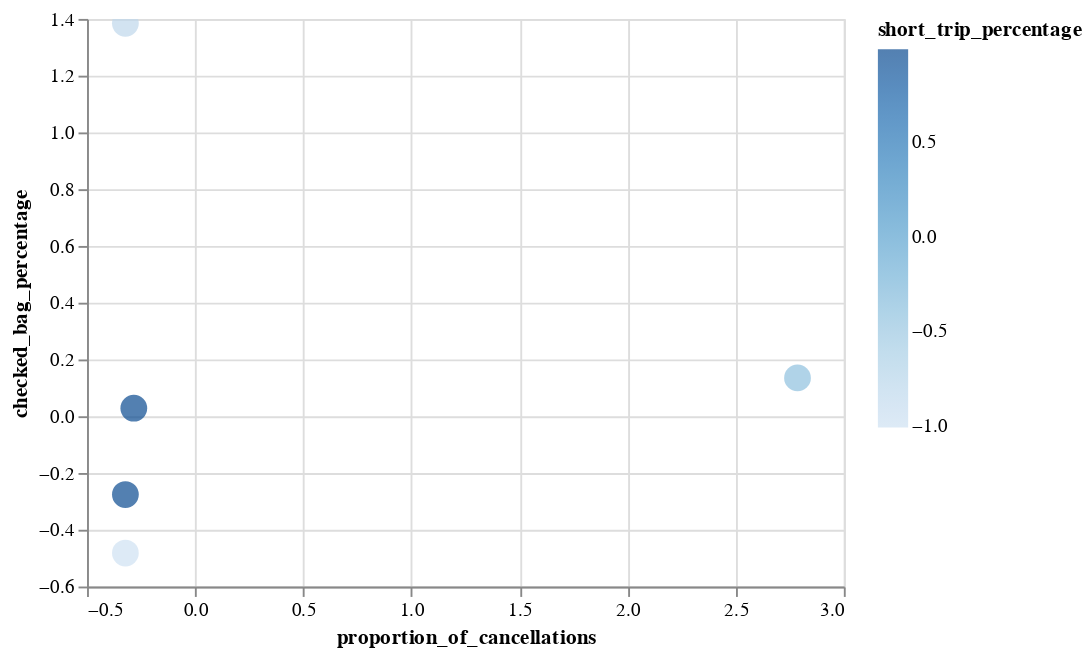

Notebook code cell kept with this figure:
### Markdown cell above
Cluster 0:

The average proportion_of_cancellations is slightly negative, around -0.28, indicating a relatively low cancellation rate. This cluster has a slightly lower checked_bag_percentage (approximately 0.03), suggesting a lower tendency to book flights with checked bags. Customers in this cluster often take short trips, with a short_trip_percentage of approximately 0.98, and the hotel_booking_frequency is moderate, with an average value of about 0.78. The average_dollars_saved is negative (around -0.27), indicating limited savings.

Cluster 1:

This cluster has a lower proportion_of_cancellations, with an average value of around -0.32. Customers in this cluster have a low checked_bag_percentage, around -0.48, indicating no preference on bookings with checked bags. The short_trip_percentage is notably negative, around -1.01, suggesting a lower preference for short trips. The hotel_booking_frequency is moderate, with an average value of approximately 0.10, and the average_dollars_saved is slightly negative (around -0.11), indicating limited savings.

Cluster 2:

This cluster has a significantly high average proportion_of_cancellations, around 2.79. This suggests that customers in this cluster tend to cancel their bookings more frequently. The short_trip_percentage is notably negative (around -0.41) in this cluster, implying that customers here are less likely to take short trips. This cluster has a moderate hotel_booking_frequency, with an average value of approximately 0.55, and a lower checked_bag_percentage around 0.14, and customers in this cluster have a relatively high average_dollars_saved, around 1.14.

Cluster 3:

This cluster has a lower proportion_of_cancellations, with an average value of around -0.32. Customers in this cluster have a negative checked_bag_percentage (around -0.28), suggesting a low preference for booking flights with checked bags. The short_trip_percentage is relatively high, at around 0.99, indicating frequent short trips. This cluster exhibits a notably low hotel_booking_frequency, with an average value of approximately -0.82. The average_dollars_saved is slightly negative (around -0.05), implying limited savings.

Cluster 4:

The average proportion_of_cancellations in this cluster is around -0.32, indicating a lower cancellation rate and customers in this cluster have a notably high checked_bag_percentage, approximately 1.38, suggesting that they frequently book flights with checked bags. The short_trip_percentage is relatively low, around -0.81, indicating that customers here prefer longer trips. This cluster exhibits a lower hotel_booking_frequency, with an average value of about -0.55. The average_dollars_saved is negative (around -0.07), suggesting that customers in this cluster may not save much on their bookings.

### Code cell
# prompt: Using dataframe model_centroids: scatter plot with various colours

import altair as alt
alt.Chart(model_centroids).mark_point(filled=True, size=200).encode(
    x='proportion_of_cancellations',
    y='checked_bag_percentage',
    color='short_trip_percentage',
    tooltip=['hotel_booking_frequency', 'average_dollars_saved']
).interactive()

### Figure 1 — Vega-Lite specification as saved in the notebook (floating-point values rounded to 4 significant figures)
{"config": {"view": {"continuousWidth": 400, "continuousHeight": 300}}, "data": {"name": "data-59d144201266d375dd9a8a25b6f9c35e"}, "mark": {"type": "point", "filled": true, "size": 200}, "encoding": {"color": {"field": "short_trip_percentage", "type": "quantitative"}, "tooltip": [{"field": "hotel_booking_frequency", "type": "quantitative"}, {"field": "average_dollars_saved", "type": "quantitative"}], "x": {"field": "proportion_of_cancellations", "type": "quantitative"}, "y": {"field": "checked_bag_percentage", "type": "quantitative"}}, "selection": {"selector003": {"type": "interval", "bind": "scales", "encodings": ["x", "y"]}}, "$schema": "https://vega.github.io/schema/vega-lite/v4.17.0.json", "datasets": {"data-59d144201266d375dd9a8a25b6f9c35e": [{"proportion_of_cancellations": -0.2836, "checked_bag_percentage": 0.02826, "short_trip_percentage": 0.9797, "hotel_booking_frequency": 0.7772, "average_dollars_saved": -0.2653}, {"proportion_of_cancellations": -0.3226, "checked_bag_percentage": -0.482, "short_trip_percentage": -1.006, "hotel_booking_frequency": 0.09617, "average_dollars_saved": -0.109}, {"proportion_of_cancellations": 2.786, "checked_bag_percentage": 0.1352, "short_trip_percentage": -0.406, "hotel_booking_frequency": 0.5479, "average_dollars_saved": 1.145}, {"proportion_of_cancellations": -0.3226, "checked_bag_percentage": -0.2758, "short_trip_percentage": 0.9936, "hotel_booking_frequency": -0.8201, "average_dollars_saved": -0.05182}, {"proportion_of_cancellations": -0.3226, "checked_bag_percentage": 1.385, "short_trip_percentage": -0.815, "hotel_booking_frequency": -0.5543, "average_dollars_saved": -0.06851}]}}
